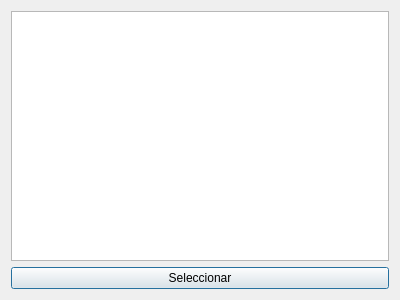
<?xml version="1.0" encoding="UTF-8"?>
<ui version="4.0">
    <class>OperationTypesDialog</class>
    <widget class="QDialog" name="OperationTypesDialog">
        <property name="geometry">
            <rect>
                <x>0</x>
                <y>0</y>
                <width>400</width>
                <height>300</height>
            </rect>
        </property>
        <property name="windowTitle">
            <string>Tipos de Operaciones</string>
        </property>
        <layout class="QVBoxLayout" name="verticalLayout">
            <item>
                <widget class="QListWidget" name="listWidget">
                </widget>
            </item>
            <item>
                <widget class="QPushButton" name="btn_select">
                    <property name="text">
                        <string>Seleccionar</string>
                    </property>
                </widget>
            </item>
        </layout>
    </widget>
    <resources/>
    <connections/>
</ui>
